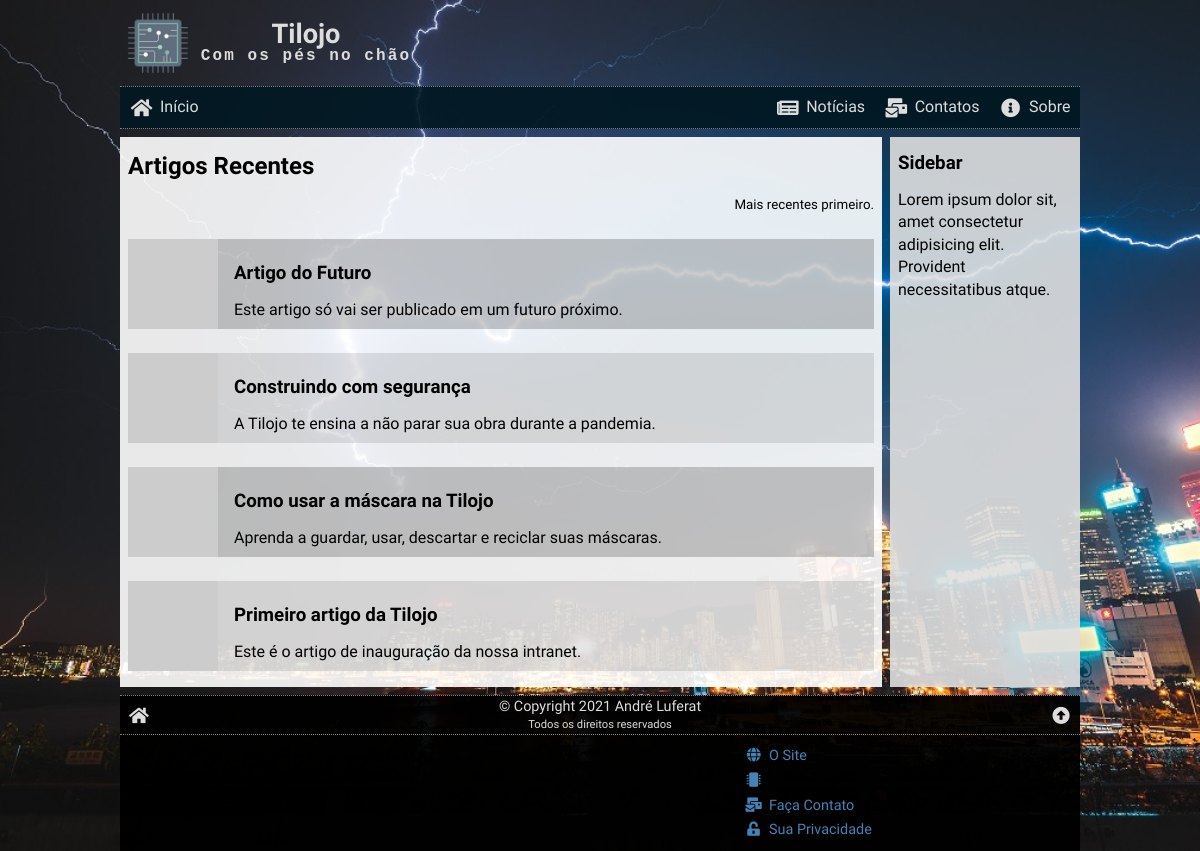
The page / on the database its author committed.
### tables this page shows
CREATE TABLE articles (
    art_id  INT PRIMARY KEY NOT NULL AUTO_INCREMENT,
    art_date TIMESTAMP DEFAULT CURRENT_TIMESTAMP,
    art_image VARCHAR(255) NOT NULL,
    art_title VARCHAR(127) NOT NULL,
    art_intro VARCHAR(255) NOT NULL,
    art_text LONGTEXT NOT NULL,
    art_author INT NOT NULL,
    art_status ENUM('inativo', 'ativo') DEFAULT 'ativo',
    FOREIGN KEY (art_author) REFERENCES authors(aut_id)
);

### _config.php (called while the page is built, shortened)
<?php
$T = array(
    'siteName' => 'Tilojo',
    'siteSlogan' => 'Com os pés no chão',
    'siteLogo' => '/img/logo02.png',
    'favIcon' => '/img/logo02.png',
    'pageTitle' => '',
    'pageCSS' => '',
    'pageJS' => '',
);

### index.php (the view)
<?php
require '_config.php';
$T['pageTitle'] = '';
$T['pageCSS'] = '/css/index.css';
$T['pageJS'] = '/js/index.js';
$sql = <<<SQL
SELECT `art_id`, `art_image`, `art_title`, `art_intro`
    FROM articles
    WHERE `art_status` = 'ativo'
        AND art_date <= NOW()
    ORDER BY `art_date` DESC
SQL;
$res = $conn->query($sql);
$total = $res->num_rows;
$articles = '';
if ($total > 0) {
    while($art = $res->fetch_assoc()) {
        $articles .= <<<HTML
<div class="article" title="{$art['art_title']}" data-id="{$art['art_id']}">
    <img src="{$art['art_image']}" alt="Imagem de {$art['art_title']}">
    <div>
        <h3>{$art['art_title']}</h3>
        {$art['art_intro']}
    </div>
</div>
HTML;
    }
} else {
    $articles = <<<HTML
<h3>Ooooops!</h3>
<p>Não encontramos artigos para exibir!</p>
HTML;
}
require '_header.php';
?>
            <article>
                <h2>Artigos Recentes</h2>
                <small>Mais recentes primeiro.</small>
                <?php echo $articles ?>
            </article>
            <aside>
                <h3>Sidebar</h3>
                <p>Lorem ipsum dolor sit, amet consectetur adipisicing elit. Provident necessitatibus atque.</p>
            </aside>
<?php
require '_footer.php';

### _header.php (shortened to what this page needs)
<?php
if ($T['pageCSS'] == '') {
    $CSS = '';
} else {
    $CSS = "<link rel=\"stylesheet\" href=\"{$T['pageCSS']}\">\n";
}
?><!DOCTYPE html>
<html lang="pt-br">
<head>
    <link rel="stylesheet" href="./css/global.css">
    <?php echo $CSS ?>
    <link rel="stylesheet" href="https://cdnjs.cloudflare.com/ajax/libs/font-awesome/5.15.2/css/all.min.css">
</head>
<body>
    <div class="wrap">
        <header>
            <a href="/" title="<?php echo $T['siteName'] ?> - Página inicial">
                <img src="<?php echo $T['siteLogo'] ?>"  alt="<?php echo $T['siteName'] ?> - Intranet">
            </a>
            <h1><?php echo $T['siteName'] ?><small><?php echo $T['siteSlogan'] ?></small></h1>
        </header>
        <nav>
            <a href="/index.php" title="Página inicial"><i class="fas fa-fw fa-home"></i><span>Início</span></a>
            <a href="/news.php" title="Notícias atualizadas"><i class="fas fa-fw fa-newspaper"></i><span>Notícias</span></a>
            <a href="/contacts.php" title="Faça contato conosco"><i class="fas fa-fw fa-mail-bulk"></i><span>Contatos</span></a>
            <a href="/" title="Sobre o SiteName"><i class="fas fa-fw fa-info-circle"></i><span>Sobre</span></a>
        </nav>
        <main>

### _footer.php (shortened to what this page needs)
</main>
<footer>
    <div class="info">
        <a href="/" title="Ir para a página inicial."><i class="fas fa-fw fa-home"></i></a>
        <div>
            &copy; Copyright 2021 André Luferat
            <small>Todos os direitos reservados</small>
        </div>
        <a href="#top" title="Ir para o topo desta página."><i class="fas fa-fw fa-arrow-alt-circle-up"></i></a>
    </div>
    <div class="menu">
        <div class="tools">
            <a href="/" title="Sobre este site."><i class="fas fa-fw fa-globe"></i><span>O Site</span></a>
            <a href="/" title="Sobre <?php echo lcfirst($T['fullSiteName']) ?>."><i class="fas fa-fw fa-microchip"></i><span><?php echo $T['fullSiteName'] ?></span></a>
            <a href="/" title="Faça contato com <?php echo lcfirst($T['fullSiteName']) ?>."><i class="fas fa-fw fa-mail-bulk"></i><span>Faça Contato</span></a>
            <a href="/" title="Sobre sua privacidade."><i class="fas fa-fw fa-unlock-alt"></i><span>Sua Privacidade</span></a>
        </div>
    </div>
</footer>
</div>
</body>
</html>

### css/global.css (style rules this page uses)
* { box-sizing: border-box; outline: none; }
html, body { font-family: 'Grandstander', cursive; font-size: 16px; position: relative; width: 100%; height: 100%; padding: 0; margin: 0; line-height: 1.4; }
header, nav, main, article, aside, footer { display: block; }
h1, h2, h3, h4, h5, p { margin: .8rem 0; }
a { color: steelblue; text-decoration: none; transition: .2s; }
body { background-image: url(/img/bg01.jpg); background-attachment: fixed; background-size: cover; background-position-x: left; background-color: #000; }
.wrap { position: relative; width: 100%; height: 100%; min-width: 280px; max-width: 960px; margin: auto; display: flex; flex-direction: column; }
header { display: flex; align-items: center; color: #ddd; padding: .8rem .5rem; }
header img { display: block; width: 60px; height: 60px; margin-right: .8rem; }
header h1 { margin: 0; text-align: center; font-size: 1.7rem; line-height: 1; }
header small { display: block; font-size: 1rem; letter-spacing: .13rem; font-family: monospace; }
nav { background: rgba(0, 24, 34, 0.9); display: flex; justify-content: flex-end; align-items: center; border-top: 1px dotted grey; border-bottom: 1px dotted grey; }
nav a { color: #ddd; padding: .6rem .6rem .3rem .6rem; display: flex; flex-direction: column; align-items: center; justify-content: center; }
nav a:first-child { margin-right: auto; }
nav i { font-size: 1.5rem; }
@media (min-width: 450px) { nav a { flex-direction: row; padding: .6rem; } }
@media (min-width: 450px) { nav i { font-size: 1.2rem; margin-right: .4rem; } }
footer { background: rgba(0, 0, 0, .95); color: #ddd; margin-top: .5rem; border-top: 1px dotted grey; }
footer .info { display: flex; justify-content: space-between; align-items: center; }
footer .info a { padding: .5rem .5rem .35rem .5rem; color: #ddd; font-size: 1.1rem; }
footer .info div { font-size: .9rem; text-align: center; }
footer .info div small { display: block; font-size: .7rem; text-align: center; }
footer .menu { display: flex; align-items: flex-start; justify-content: space-around; font-size: .9rem; padding: .5rem 0; border-top: 1px dotted grey; }
footer .menu div { display: flex; flex-direction: column; }
footer .menu a { padding: .15rem 0; }
footer .menu i { margin-right: .4rem; }
main { display: flex; flex-direction: column; flex: 2; }
article { background: rgba(255, 255, 255, .9); overflow: auto; margin-top: .5rem; padding: 0 .5rem; flex: 4; }
aside { background: rgba(223, 223, 223, .9); overflow: auto; margin-top: .5rem; padding: 0 .5rem; }
@media (min-width: 575px) { main { flex-direction: row; } }
@media (min-width: 575px) { article { margin-right: .25rem; } }
@media (min-width: 575px) { aside { min-width: 190px; max-width: 190px; margin-left: .25rem; } }

### css/index.css (style rules this page uses)
.article { display: flex; margin-top: 1.5rem; cursor: pointer; align-items: center; }
.article img { display: block; width: 90px; height: 90px; margin-right: 1rem; }
.article:nth-child(even) { background: rgba(0, 0, 0, 0.1); }
.article:nth-child(odd) { background: rgba(0, 0, 0, 0.2); }
.article:last-child { margin-bottom: 1rem; }
small { display: block; text-align: right; }

### rows shown on the page
articles: art_title "Artigo do Futuro", art_intro "Este artigo só vai ser publicado em um futuro próximo."
articles: art_title "Construindo com segurança", art_intro "A Tilojo te ensina a não parar sua obra durante a pandemia."
articles: art_title "Como usar a máscara na Tilojo", art_intro "Aprenda a guardar, usar, descartar e reciclar suas máscaras."
articles: art_title "Primeiro artigo da Tilojo", art_intro "Este é o artigo de inauguração da nossa intranet."

### other values the page prints
$T['siteName'] "Tilojo"
$T['siteSlogan'] "Com os pés no chão"
